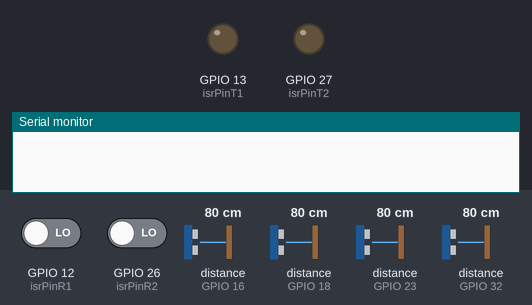
This sketch was run on a simulated ESP32. Shown: output pins drawn as LEDs (lit = HIGH), the last lines printed to the serial monitor. Wiring (inferred from the names in the program): 4 × ultrasonic range finder: trigger GPIO 5, echo GPIO 18 / trigger GPIO 17, echo GPIO 16 / trigger GPIO 19, echo GPIO 23 / trigger GPIO 33, echo GPIO 32. The inputs (shaded band) are chosen by the test bench; at power-on: distance to the obstacle (sensors on GPIO 16, GPIO 32, GPIO 18, GPIO 23) 80 cm, GPIO 12 (isrPinR1) LOW, GPIO 26 (isrPinR2) LOW. The echo pulse lasts 58.3 µs per cm; WiFi joins after 1.5 s; servers stay silent unless stated; pins used as bus, display or sensor lines are not drawn.

Above: at 3.1 s.
3.2 s: distance to the obstacle (sensor on GPIO 16) set to 29 cm
4.7 s: distance to the obstacle (sensor on GPIO 16) set to 24 cm
At 5.9 s:
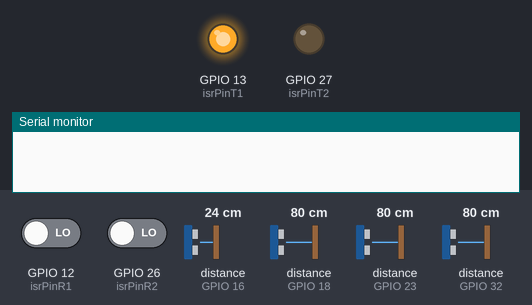
6.2 s: distance to the obstacle (sensor on GPIO 32) set to 30 cm
7.7 s: distance to the obstacle (sensor on GPIO 32) set to 25 cm
At 8.3 s:
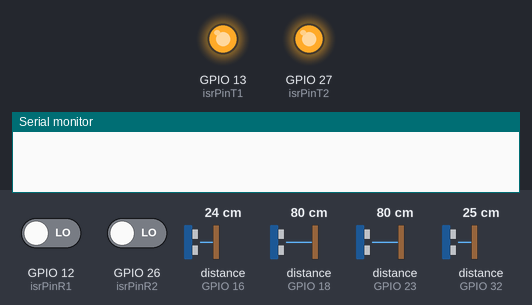
9.2 s: GPIO 12 (isrPinR1) driven HIGH
At 9.7 s:
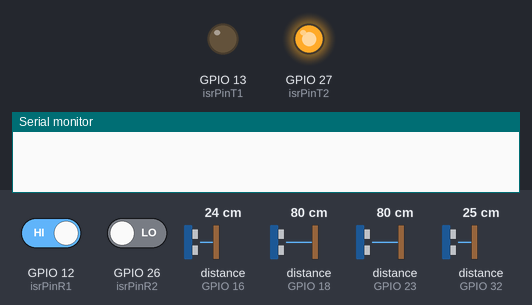
11.4 s: GPIO 26 (isrPinR2) driven HIGH
At 12.8 s:
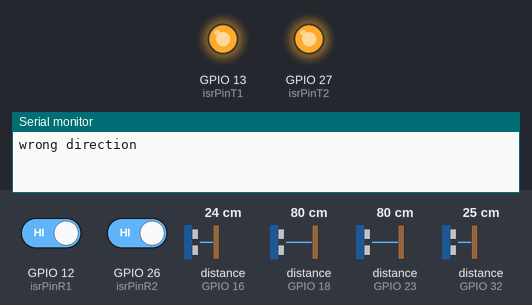
Timing chart, 0 to 13.9 s (numbered marks = the images above; inputs shaded):
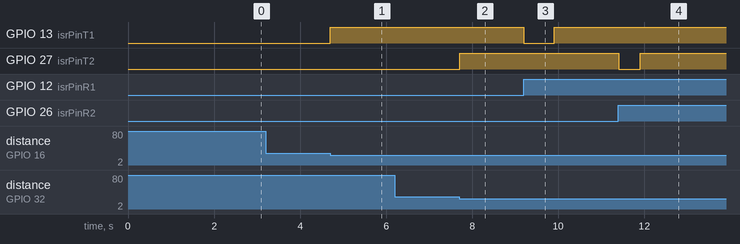

The sketch:

test_esp_4sr04_with_functions.ino
```cpp
/*
 * to test if parking and speed will work on 1 device
 *
 * testing incrementally
 *
 * blynk added in last step to see how whole thing will
 * together with blynk
 *
 * GREAT SUCCESS!!
 *
 * all that remains is to modify blynk demo PP4 s/d
 * code to integrate this, and then remove the parking
 * code from the park/toll, and add another bridge for
 * these values. and blynk.notify also.
 *
 */

#define BLYNK_PRINT Serial

#include <WiFi.h>
#include <WiFiClient.h>
#include <BlynkSimpleEsp32.h>
#include <TimeLib.h>
#include <Wire.h>
#include <RTClib.h>

int echo1 = 18;
int trig1 = 5;
int echo2 = 23;
int trig2 = 19;
int echo3 = 16;
int trig3 = 17;
int echo4 = 32;
int trig4 = 33;
int isrPinT1 = 13;
int isrPinR1 = 12;
int isrPinT2 = 27;
int isrPinR2 = 26;
int n =0;

portMUX_TYPE mux = portMUX_INITIALIZER_UNLOCKED;

char auth[] = "2a88d1c0091946cea25d4570d5539705";
const char apn[]  = "www";
const char user[] = "";
const char ssid[] = "AndroidAP5";
const char pass[] = "asdasdasd";

bool isTempParked = false;
bool isParked = false;
bool wasParked = false;
bool parkedComplete = false;
int count = 0;
int t = 0;
float d1, t1, t2, d2, s;
volatile bool trig1st, trig2nd, wrongDirection, trigged1st, trigged2nd;
volatile unsigned long millis1, millis2, diffmillis; // millis() to check time of when they got triggered
bool only1output = false;
unsigned long diffSeconds, diffMinutes, diffHours, diffDays;
unsigned long startTime, stopTime, diff;
BlynkTimer timer1;
BlynkTimer timer2;
BlynkTimer timer3;
BlynkTimer timer4;
RTC_DS3231 rtc;
void IRAM_ATTR ISR_trig1(){
  portENTER_CRITICAL_ISR(&mux);
  trig1st = true;
  trigged1st = true;
  millis1 = millis();
  portEXIT_CRITICAL_ISR(&mux);
}

void IRAM_ATTR ISR_trig2(){
  portENTER_CRITICAL_ISR(&mux);
  trig2nd = true;
  trigged2nd = true;
  millis2 = millis();
  portEXIT_CRITICAL_ISR(&mux);
}

void setup() {
  // put your setup code here, to run once:
  // begin serial port
  Serial.begin(9600);
  WiFi.disconnect();
  delay(100);
    if (!rtc.begin()) {
    Serial.println("Couldn't find RTC");
  }
  // pin setup
  pinMode(echo1, INPUT);
  pinMode(trig1, OUTPUT);
  pinMode(echo2, INPUT);
  pinMode(trig2, OUTPUT);
  pinMode(echo3, INPUT);
  pinMode(trig3, OUTPUT);
  pinMode(echo4, INPUT);
  pinMode(trig4, OUTPUT);
  pinMode(isrPinT1, OUTPUT);
  pinMode(isrPinR1, INPUT);
  pinMode(isrPinT2, OUTPUT);
  pinMode(isrPinR2, INPUT);

  // trig pin low
  digitalWrite(trig1, LOW);
  digitalWrite(trig2, LOW);
  digitalWrite(trig3, LOW);
  digitalWrite(trig4, LOW);
  digitalWrite(isrPinT1, LOW);
  digitalWrite(isrPinT2, LOW);

  Blynk.begin(auth, ssid, pass);

  startTime = 0;
  stopTime = 0;
  diff = 0;
  diffSeconds = 0;
  diffMinutes = 0;
  diffHours = 0;
  diffDays = 0;
  trig1st = false;
  trig2nd = false;
  wrongDirection = false;
  s = 0;
  d1 = 0;
  d2 = 0;
  t1 = 0;
  t2 = 0;
  millis1 = 0;
  millis2 = 0;
  diffmillis = 0;
  trigged1st = false;
  trigged2nd = false;

  attachInterrupt(digitalPinToInterrupt(isrPinR1), ISR_trig1, RISING);
  attachInterrupt(digitalPinToInterrupt(isrPinR2), ISR_trig2, RISING);

  timer1.setInterval(1000L, checkParked);
  timer2.setInterval(1000L, resetCode);
  timer3.setInterval(10L, speedCode);
  timer4.setInterval(10L, parking);
  Blynk.virtualWrite(V6, "No");
}

void loop() {
  // put your main code here, to run repeatedly:
  Blynk.run();
  timer2.run();
  timer3.run();
  timer4.run();

}

void parking(){
  d1 = trigger(trig1, echo1);
  d2 = trigger(trig2, echo2);

  Parking();
  if(parkedComplete){
    DateTime now = rtc.now();
    diff = now.unixtime() - startTime;
    stopTime = now.unixtime();
    timeConversion();
    String difference = (String(diffDays) + "d " + String(diffHours) + "h " + String(diffMinutes) + "m " + String(diffSeconds) + "s");
    Blynk.virtualWrite(V6, difference);
    parkedComplete = false;
    Serial.println("parking over");
  }
}

void speedCode(){
  d1 = trigger(trig3, echo3);

  if(d1 > 5 && d1 <= 27 && trigged1st == false){
    portENTER_CRITICAL(&mux);
    digitalWrite(isrPinT1, HIGH);
    portEXIT_CRITICAL(&mux);
  }

  if(trig1st){
    portENTER_CRITICAL(&mux);
    digitalWrite(isrPinT1, LOW);
    trig1st = false;
    portEXIT_CRITICAL(&mux);
  }

  d2 = trigger(trig4, echo4);

  if(d2 > 5 && d2 <= 27 && trigged2nd == false){
    portENTER_CRITICAL(&mux);
    digitalWrite(isrPinT2, HIGH);
    portEXIT_CRITICAL(&mux);
  }

  if(trig2nd){
    portENTER_CRITICAL(&mux);
    trig2nd = false;
    digitalWrite(isrPinT2, LOW);
    portEXIT_CRITICAL(&mux);
    if(millis1 < millis2 && millis1 !=0){
      diffmillis = millis2 - millis1;
      s = (100 / (diffmillis))* 18 / 5;
      Serial.println(s);
    }
    if(millis1 == 0 && millis2 !=0)
      Serial.println("wrong direction");
  }
}

double trigger(int trig, int echo){
  delayMicroseconds(10);
  digitalWrite(trig, HIGH);
  delayMicroseconds(12);
  digitalWrite(trig, LOW);

  t1 = pulseIn(echo, HIGH, 3000L);

  return t1 / 58;
}

void checkParked(){
  DateTime now = rtc.now();
  if(isTempParked){
    t++;
  }
  if(t>=5){
    if(count == 0){
      Serial.println("Parking detected and counting");
      Blynk.virtualWrite(V5, "PARKED!");
      count++;
      startTime = now.unixtime();
    }
    isParked = true;
    wasParked = true;
    }
}

void Parking(){
  if((d1 > 10 && d1 < 30) || d2 > 10 && d2 < 30){
    isTempParked = true;
    if(d2 > 10 && d2 < 30){
      timer1.run();
    }
  }
  else {
    isTempParked = false;
    isParked = false;
    t = 0;
  }
  if(wasParked == true && isTempParked == false){
    Serial.println("Parking over, calculating fee");
    reset();
  }

}

void reset(){
  wasParked = false;
  isTempParked = false;
  isParked = false;
  t = 0;
  count = 0;
}

void resetCode(){
  portENTER_CRITICAL(&mux);
  trigged1st = false;
  trigged2nd = false;
  portEXIT_CRITICAL(&mux);
  millis1 = 0;
  millis2 = 0;
  diffmillis = 0;
}

void rtcWidget(){
  DateTime now = rtc.now();

  String currentDate =  String(now.day()) + "/" + now.month() + "/" + now.year();
  String currentTime = String(now.hour()) + ":" + now.minute() + ":" + now.second();
  int hours = now.hour();
  if(hours == 165 && n <1){
    Serial.println("RTC DC");
    n++;
  }
}

void timeConversion(){
  diffSeconds = diff  % 60;
  diffMinutes = diff / 60 % 60;
  diffHours = diff / (60 * 60) % 24;
  diffDays = diff / (24 * 60 * 60);
}
```

Measured:
- the behaviour switches between 27 and 26 cm on distance to the obstacle (sensor on GPIO 16) (found by bisection; images 0 and 1)
- the behaviour switches between 27 and 26 cm on distance to the obstacle (sensor on GPIO 32) (found by bisection; images 1 and 2)
- after the input at 3.2 s, every drawn part: stays the same
- after the input at 4.7 s, GPIO 13 (isrPinT1): LOW → HIGH at once
- after the input at 6.2 s, every drawn part: stays the same
- after the input at 7.7 s, GPIO 27 (isrPinT2): LOW → HIGH at once
- after the input at 9.2 s, GPIO 13 (isrPinT1): HIGH → LOW at once, → HIGH 0.71 s later
- after the input at 11.4 s, GPIO 27 (isrPinT2): HIGH → LOW at once, → HIGH 0.50 s later
